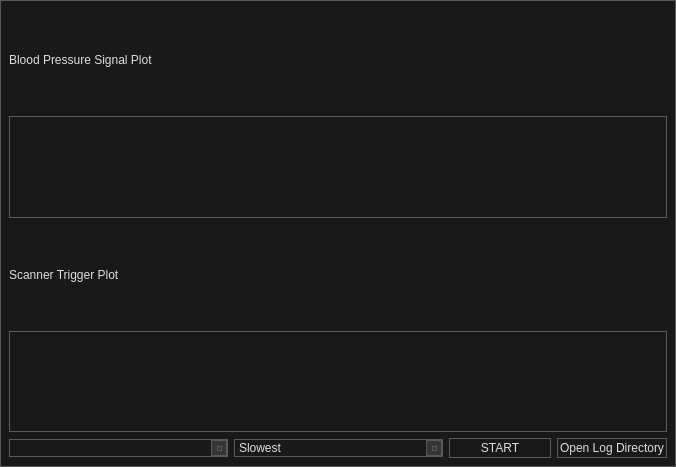
<?xml version="1.0" encoding="UTF-8"?>
<ui version="4.0">
 <author>Josh Bradshaw</author>
 <class>win_trigger</class>
 <widget class="QMainWindow" name="win_trigger">
  <property name="geometry">
   <rect>
    <x>0</x>
    <y>0</y>
    <width>676</width>
    <height>467</height>
   </rect>
  </property>
  <property name="windowTitle">
   <string>MainWindow</string>
  </property>
  <property name="autoFillBackground">
   <bool>false</bool>
  </property>
  <property name="styleSheet">
   <string notr="true">/*
	Copyright 2013 Emanuel Claesson

	Licensed under the Apache License, Version 2.0 (the &quot;License&quot;);
	you may not use this file except in compliance with the License.
	You may obtain a copy of the License at

		http://www.apache.org/licenses/LICENSE-2.0

	Unless required by applicable law or agreed to in writing, software
	distributed under the License is distributed on an &quot;AS IS&quot; BASIS,
	WITHOUT WARRANTIES OR CONDITIONS OF ANY KIND, either express or implied.
	See the License for the specific language governing permissions and
	limitations under the License.
*/

/*
	COLOR_DARK     = #191919
	COLOR_MEDIUM   = #353535
	COLOR_MEDLIGHT = #5A5A5A
	COLOR_LIGHT    = #DDDDDD
	COLOR_ACCENT   = #3D7848
*/

* {
	background: #191919;
	color: #DDDDDD;
	border: 1px solid #5A5A5A;
}

QWidget::item:selected {
	background: #3D7848;
}

QCheckBox, QRadioButton {
	border: none;
}

QRadioButton::indicator, QCheckBox::indicator {
	width: 13px;
	height: 13px;
}

QRadioButton::indicator::unchecked, QCheckBox::indicator::unchecked {
	border: 1px solid #5A5A5A;
	background: none;
}

QRadioButton::indicator:unchecked:hover, QCheckBox::indicator:unchecked:hover {
	border: 1px solid #DDDDDD;
}

QRadioButton::indicator::checked, QCheckBox::indicator::checked {
	border: 1px solid #5A5A5A;
	background: #5A5A5A;
}

QRadioButton::indicator:checked:hover, QCheckBox::indicator:checked:hover {
	border: 1px solid #DDDDDD;
	background: #DDDDDD;
}

QGroupBox {
	margin-top: 6px;
}

QGroupBox::title {
	top: -7px;
	left: 7px;
}

QScrollBar {
	border: 1px solid #5A5A5A;
	background: #191919;
}

QScrollBar:horizontal {
	height: 15px;
	margin: 0px 0px 0px 32px;
}

QScrollBar:vertical {
	width: 15px;
	margin: 32px 0px 0px 0px;
}

QScrollBar::handle {
	background: #353535;
	border: 1px solid #5A5A5A;
}

QScrollBar::handle:horizontal {
	border-width: 0px 1px 0px 1px;
}

QScrollBar::handle:vertical {
	border-width: 1px 0px 1px 0px;
}

QScrollBar::handle:horizontal {
	min-width: 20px;
}

QScrollBar::handle:vertical {
	min-height: 20px;
}

QScrollBar::add-line, QScrollBar::sub-line {
	background:#353535;
	border: 1px solid #5A5A5A;
	subcontrol-origin: margin;
}

QScrollBar::add-line {
	position: absolute;
}

QScrollBar::add-line:horizontal {
	width: 15px;
	subcontrol-position: left;
	left: 15px;
}

QScrollBar::add-line:vertical {
	height: 15px;
	subcontrol-position: top;
	top: 15px;
}

QScrollBar::sub-line:horizontal {
	width: 15px;
	subcontrol-position: top left;
}

QScrollBar::sub-line:vertical {
	height: 15px;
	subcontrol-position: top;
}

QScrollBar:left-arrow, QScrollBar::right-arrow, QScrollBar::up-arrow, QScrollBar::down-arrow {
	border: 1px solid #5A5A5A;
	width: 3px;
	height: 3px;
}

QScrollBar::add-page, QScrollBar::sub-page {
	background: none;
}

QAbstractButton:hover {
	background: #353535;
}

QAbstractButton:pressed {
	background: #353535;
}

QPushButton:pressed {
    background: #353535;
 }

QPushButton:hover {
    background: #191919;
}

QPushButton:checked {
    background: #6E6E6E;
 }

QAbstractItemView {
	show-decoration-selected: 1;
	selection-background-color: #3D7848;
	selection-color: #DDDDDD;
	alternate-background-color: #353535;
}

QHeaderView {
	border: 1px solid #5A5A5A;
}

QHeaderView::section {
	background: #191919;
	border: 1px solid #5A5A5A;
	padding: 4px;
}

QHeaderView::section:selected, QHeaderView::section::checked {
	background: #353535;
}

QTableView {
	gridline-color: #5A5A5A;
}

QTabBar {
	margin-left: 2px;
}

QwtPlot {
	padding: 4px;
}

QPushButton {
	padding: 2px;
}

QTabBar::tab {
	border-radius: 0px;
	padding: 4px;
	margin: 4px;
}

QTabBar::tab:selected {
	background: #353535;
}

QComboBox::down-arrow {
	border: 1px solid #5A5A5A;
	background: #353535;
}

QComboBox::drop-down {
	border: 1px solid #5A5A5A;
	background: #353535;
}

QComboBox::down-arrow {
	width: 3px;
	height: 3px;
	border: 1px solid #5A5A5A;
}

QAbstractSpinBox {
	padding-right: 15px;
}

QAbstractSpinBox::up-button, QAbstractSpinBox::down-button {
	border: 1px solid #5A5A5A;
	background: #353535;
	subcontrol-origin: border;
}

QAbstractSpinBox::up-arrow, QAbstractSpinBox::down-arrow {
	width: 3px;
	height: 3px;
	border: 1px solid #5A5A5A;
}

QSlider {
	border: none;
}

QSlider::groove:horizontal {
	height: 5px;
	margin: 4px 0px 4px 0px;
}

QSlider::groove:vertical {
	width: 5px;
	margin: 0px 4px 0px 4px;
}

QSlider::handle {
	border: 1px solid #5A5A5A;
	background: #353535;
}

QSlider::handle:horizontal {
	width: 15px;
	margin: -4px 0px -4px 0px;
}

QSlider::handle:vertical {
	height: 15px;
	margin: 0px -4px 0px -4px;
}

QSlider::add-page:vertical, QSlider::sub-page:horizontal {
	background: #3D7848;
}

QSlider::sub-page:vertical, QSlider::add-page:horizontal {
	background: #353535;
}

QLabel {
	border: none;
}

QProgressBar {
	text-align: center;
}

QProgressBar::chunk {
	width: 1px;
	background-color: #3D7848;
}

QMenu::separator {
	background: #353535;
}</string>
  </property>
  <widget class="QWidget" name="centralwidget">
   <layout class="QGridLayout" name="gridLayout">
    <item row="4" column="0" colspan="2">
     <widget class="QComboBox" name="serialPortSelector"/>
    </item>
    <item row="3" column="0" colspan="6">
     <widget class="QwtPlot" name="triggerPlot">
      <property name="maximumSize">
       <size>
        <width>16777215</width>
        <height>150</height>
       </size>
      </property>
     </widget>
    </item>
    <item row="4" column="5">
     <widget class="QPushButton" name="logDataButton">
      <property name="toolTip">
       <string>&lt;html&gt;&lt;head/&gt;&lt;body&gt;&lt;p&gt;If toggled on, log files will be created based on the triggering data.&lt;/p&gt;&lt;/body&gt;&lt;/html&gt;</string>
      </property>
      <property name="text">
       <string>Open Log Directory</string>
      </property>
      <property name="checkable">
       <bool>false</bool>
      </property>
      <property name="checked">
       <bool>false</bool>
      </property>
     </widget>
    </item>
    <item row="4" column="4">
     <widget class="QPushButton" name="startBtn">
      <property name="toolTip">
       <string>&lt;html&gt;&lt;head/&gt;&lt;body&gt;&lt;p&gt;Start plotting the trigger and sensor data&lt;/p&gt;&lt;/body&gt;&lt;/html&gt;</string>
      </property>
      <property name="text">
       <string>START</string>
      </property>
      <property name="checkable">
       <bool>true</bool>
      </property>
      <property name="checked">
       <bool>false</bool>
      </property>
     </widget>
    </item>
    <item row="4" column="2" colspan="2">
     <widget class="QComboBox" name="speedSelect">
      <item>
       <property name="text">
        <string>Slowest</string>
       </property>
      </item>
      <item>
       <property name="text">
        <string>Slow</string>
       </property>
      </item>
      <item>
       <property name="text">
        <string>Medium</string>
       </property>
      </item>
      <item>
       <property name="text">
        <string>Fast</string>
       </property>
      </item>
     </widget>
    </item>
    <item row="2" column="0">
     <widget class="QLabel" name="label_2">
      <property name="text">
       <string>Scanner Trigger Plot</string>
      </property>
     </widget>
    </item>
    <item row="1" column="0" colspan="6">
     <widget class="QwtPlot" name="bpPlot"/>
    </item>
    <item row="0" column="0" colspan="4">
     <widget class="QLabel" name="label">
      <property name="text">
       <string>Blood Pressure Signal Plot</string>
      </property>
     </widget>
    </item>
   </layout>
  </widget>
 </widget>
 <customwidgets>
  <customwidget>
   <class>QwtPlot</class>
   <extends>QFrame</extends>
   <header>qwt_plot.h</header>
  </customwidget>
 </customwidgets>
 <resources/>
 <connections/>
</ui>
